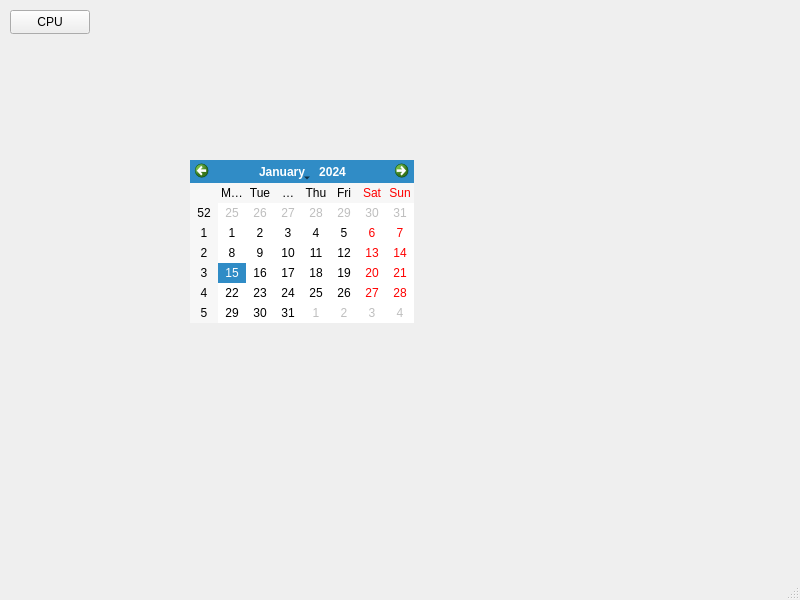
<?xml version="1.0" encoding="UTF-8"?>
<ui version="4.0">
 <class>MainWindow</class>
 <widget class="QMainWindow" name="MainWindow">
  <property name="geometry">
   <rect>
    <x>0</x>
    <y>0</y>
    <width>800</width>
    <height>600</height>
   </rect>
  </property>
  <property name="windowTitle">
   <string>MainWindow</string>
  </property>
  <widget class="QWidget" name="centralwidget">
   <widget class="QPushButton" name="CPUView">
    <property name="geometry">
     <rect>
      <x>10</x>
      <y>10</y>
      <width>80</width>
      <height>24</height>
     </rect>
    </property>
    <property name="text">
     <string>CPU</string>
    </property>
   </widget>
   <widget class="QStackedWidget" name="stackedWidget">
    <property name="geometry">
     <rect>
      <x>10</x>
      <y>50</y>
      <width>761</width>
      <height>501</height>
     </rect>
    </property>
    <property name="currentIndex">
     <number>1</number>
    </property>
    <widget class="QWidget" name="page"/>
    <widget class="QWidget" name="page_2">
     <widget class="QCalendarWidget" name="calendarWidget">
      <property name="geometry">
       <rect>
        <x>180</x>
        <y>110</y>
        <width>224</width>
        <height>163</height>
       </rect>
      </property>
     </widget>
     <widget class="QLabel" name="CpuInfo">
      <property name="geometry">
       <rect>
        <x>10</x>
        <y>10</y>
        <width>49</width>
        <height>16</height>
       </rect>
      </property>
      <property name="text">
       <string/>
      </property>
     </widget>
    </widget>
   </widget>
  </widget>
  <widget class="QMenuBar" name="menubar">
   <property name="geometry">
    <rect>
     <x>0</x>
     <y>0</y>
     <width>800</width>
     <height>21</height>
    </rect>
   </property>
  </widget>
  <widget class="QStatusBar" name="statusbar"/>
 </widget>
 <resources/>
 <connections/>
</ui>
